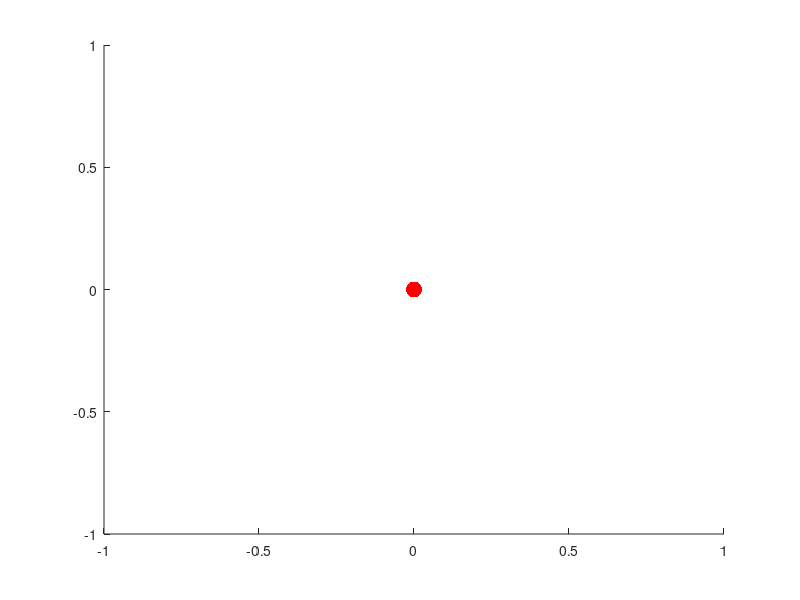

This figure's MATLAB source: (Note: this script raises an error after producing the figure.)
function triangle_neighbors_ij_plot ( )

%*****************************************************************************80
%
%% triangle_neighbors_ij_plot() displays the neighbors of a 30-60-90 triangle.
%
%  Discussion:
%
%    Starting at one triangle, we alternate looking for neighbors across the
%    60 and 90 degree angles, resulting in a sort of clock face of 12 triangles.
%
%    The (i,j) coordinate system is used.
%
%  Licensing:
%
%    This code is distributed under the GNU LGPL license.
%
%  Modified:
%
%    27 May 2021
%
%  Author:
%
%    John Burkardt
%
  fprintf ( 1, '\n' );
  fprintf ( 1, 'triangle_neighbors_ij_plot():\n' );
  fprintf ( 1, '  Compute the three neighbors of a 30-60-90 triangle\n' );
  fprintf ( 1, '  and plot them.\n' );
%
%  Our base triangle is between the 4 and 3 oclock position.
%  The first triangle we draw is between 3 and 2 oclock, and
%  we continue counter clockwise.
%
  a_ij = [ 0,  0 ];
  b_ij = [ 2, -2 ];
  c_ij = [ 2,  0 ];

  figure ( );
  clf ( );
  hold ( 'on' );

  plot ( a_ij(1), a_ij(2), 'r.', 'markersize', 35 );

  count = 0;
  for i = 1 : 6
    for k = 2 : 3
      [ a_ij, b_ij, c_ij ] = triangle_neighbor_ij ( a_ij, b_ij, c_ij, k );
      if ( is_octave ( ) )
        patch ( [ a_ij(1), b_ij(1), c_ij(1) ], ...
                [ a_ij(2), b_ij(2), c_ij(2) ], rand ( 1, 3 ) );
      else
        abc = polyshape ( [ a_ij(1), b_ij(1), c_ij(1) ], ...
                          [ a_ij(2), b_ij(2), c_ij(2) ] );
        plot ( abc, 'facecolor', rand ( 1, 3 ) );
      end
      count = count + 1;
      label = sprintf ( '%d', count );
      ci = ( a_ij(1) + b_ij(1) + c_ij(1) ) / 3.0;
      cj = ( a_ij(2) + b_ij(2) + c_ij(2) ) / 3.0;
      text ( ci, cj, label, 'HorizontalAlignment', 'Center' );
      plot ( b_ij(1), b_ij(2), 'g.', 'markersize', 35 );
      plot ( c_ij(1), c_ij(2), 'b.', 'markersize', 35 );
    end
  end
  hold ( 'off' );
  grid ( 'on' );
  axis ( 'equal' );
  title ( { 'triangle neighbors ij:', 'Follow neighbor triangles around a point' } );
%
%  Save the plot.
%
  filename = 'triangle_neighbors_ij.png';
  print ( '-dpng', filename );
  fprintf ( 1, '  Graphics saved as "%s"\n', filename );

  return
end

